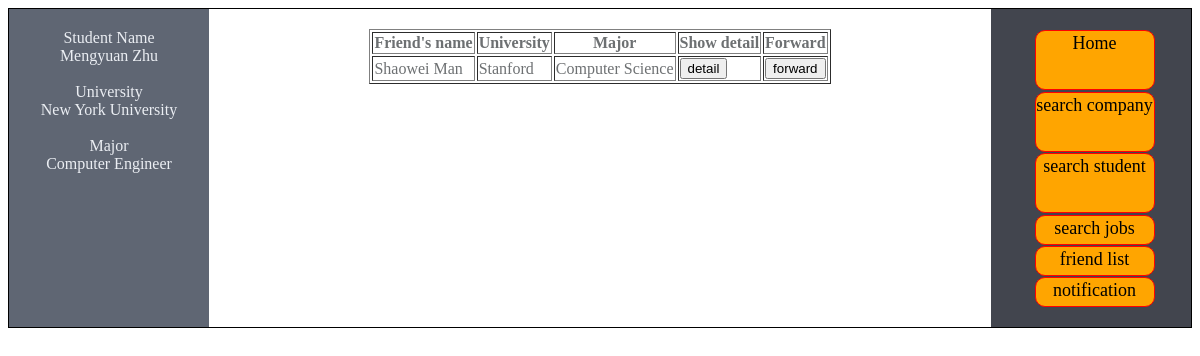
Page /fowardjob.php?sid=mz1893 on the committed database.
### tables this page shows
CREATE TABLE `Student` (
  `sid` VARCHAR(10) NOT NULL,
  `sname` VARCHAR(20) NOT NULL,
  `spassword` VARCHAR(45) NOT NULL,
  `gpa` VARCHAR(10) NULL,
  `university` VARCHAR(25) NULL,
  `major` VARCHAR(25) NULL,
  `phone` VARCHAR(15) NULL,
  `email` VARCHAR(45) NULL,
  `interests` VARCHAR(1000) NULL,
 `qualification` VARCHAR(1000) NULL,
  `resume` VARCHAR(1000) NULL,
  `security` ENUM('allow', 'not allow')  NULL,
  PRIMARY KEY (`sid`));

### JobsDB.php (called while the page is built, shortened)
<?php
function dbopen ()
{
	$mysqli = mysqli_connect(DB_HOST,DB_USER,DB_PASS,DB_NAME);
	return $mysqli;
}
function isforward($uid,$fid,$jid)
{
	$con=dbopen();
	$sql6="select * from forward where sender='$uid' and jid ='$jid' and receiver='$fid' ";
	$result= mysqli_query($con,$sql6);
	$count=mysqli_num_rows($result);
	return $count;
}
?>

### fowardjob.php (the view, shortened to what this page needs)
<?php
include 'JobsDB.php';
$con = dbopen();
$uid = $_GET['sid'];
$jid = $_GET['jid'];
$query = "SELECT * FROM student where sid='$uid' ";
$result = mysqli_query($con, $query);
$query1 = "SELECT sid, sname,university,major
FROM student
where sid IN
(
SELECT fid
FROM student as S, friend as F
where S.sid=F.sid and S.sid='$uid' and fstatus='accepted'
)";
$result1 = mysqli_query($con, $query1);
?>
<!DOCTYPE html>
<head>
  <link rel="stylesheet" href="companystyle.css">
</head>
<body>
 <div class = "wrap" align="center">
   <div class = "left">
<?php
  if (mysqli_num_rows($result) > 0) {
    while($row = mysqli_fetch_assoc($result)) {
      echo "Student Name"."<br>";
      echo "<div>" . htmlspecialchars($row['sname']) . "</div>" . "<br>";
      echo "University"."<br>";
      echo "<div>" . htmlspecialchars($row['university']) . "</div>"."<br>";
      echo "Major"."<br>";
      echo "<div>" . htmlspecialchars($row['major']) . "</div>" ."<br>";
    }
  } else{
    echo "not enough information";
  }
?>
   </div>
   <div class = "right">
    <a href="student.php?uid=<?php echo $uid ?> " style="text-decoration: none; color: black;">
    <div style="width: 120px;  height: 60px; background-color: orange; border: solid red 1px; border-radius: 10px; text-align: center; margin-top: 1%; margin-left: 5%;">
      <p style="font-size:18px; font-family: cursive; margin: 2px auto;">
      Home
      </p>
    </div>
  </a>
       <a href="searchcompany.php?sid=<?php echo $uid ?>" style="text-decoration: none; color: black;">
    <div style="width: 120px;  height: 60px; background-color: orange; border: solid red 1px; border-radius: 10px; text-align: center; margin-top: 1%; margin-left: 5%;">
      <p style="font-size:18px; font-family: cursive; margin: 2px auto;">
      search company
      </p>
    </div>
  </a>
    <a href="searchstudent.php?sid=<?php echo $uid ?>" style="text-decoration: none; color: black;">
    <div style="width: 120px;  height: 60px; background-color: orange; border: solid red 1px; border-radius: 10px; text-align: center; margin-top: 1%; margin-left: 5%;">
      <p style="font-size:18px; font-family: cursive; margin: 2px auto;">
      search student
      </p>
    </div>
  </a>
   <a href="searchjobs.php?sid=<?php echo $uid ?>" style="text-decoration: none; color: black;">
    <div style="width: 120px;  height: 30px; background-color: orange; border: solid red 1px; border-radius: 10px; text-align: center; margin-top: 1%; margin-left: 5%;">
      <p style="font-size:18px; font-family: cursive; margin: 2px auto;">
      search jobs
      </p>
    </div>
  </a>
    <a href="friendlist.php?sid=<?php echo $uid ?>" style="text-decoration: none; color: black;">
    <div style="width: 120px;  height: 30px; background-color: orange; border: solid red 1px; border-radius: 10px; text-align: center; margin-top: 1%; margin-left: 5%;">
      <p style="font-size:18px; font-family: cursive; margin: 2px auto;">
      friend list
      </p>
    </div>
  </a>
  <a href="notification.php?sid=<?php echo $uid ?>" style="text-decoration: none; color: black;">
    <div style="width: 120px;  height: 30px; background-color: orange; border: solid red 1px; border-radius: 10px; text-align: center; margin-top: 1%; margin-left: 5%;">
      <p style="font-size:18px; font-family: cursive; margin: 2px auto;">
      notification
      </p>
    </div>
  </a>
   </div>
   <div class = "middle">
<?php
     if (mysqli_num_rows($result1) > 0) {
        echo "<table border='1'>
        <tr>
        <th>Friend's name </th>
        <th>University</th>
        <th>Major</th>
        <th>Show detail</th>
        <th>Forward</th>
        </tr>";
    while($row = mysqli_fetch_assoc($result1)){
              $fid=$row['sid'];
              echo "<tr>";
               echo "<td>" . htmlspecialchars($row['sname']) . "</td>";
               echo "<td>" . htmlspecialchars($row['university']) . "</td>";
               echo "<td>" . htmlspecialchars($row['major']) . "</td>";
               echo "<td>"."<a href='frienddetail.php?sid=$uid&fid=$fid'>"."<button type='submit'>"."detail"."<value='detail'>"."</button>"."</a>"."</td>";
                $count=isforward($uid,$fid,$jid);
               if($count==0){
               echo "<td>"."<a href='fowardjobupdate.php?sid=$uid&fid=$fid&jid=$jid'>"."<button type='submit'>"."forward"."<value='forward'>"."</button>"."</a>"."</td>";
             }
             else
              {
                echo "<td>forwarded</td>";
              }
               echo "</tr>";
    }
  echo "</table>";
}
else {
    echo "no friends";
}
?>
   </div>
 </div>
</body>
</html>

### companystyle.css (style rules this page uses)
* { box-sizing: border-box; }
.wrap { border: 1px solid; overflow : auto; position: relative; width: 100%; height: 100%; }
.left { width: 200px; float: left; color: #ebeef3; padding: 20px 30px; }
.left:after { content: ''; position: absolute; width: 200px; background: #5f6673; left: 0; top: 0; bottom: 0; z-index: -1; }
.middle { margin-left: 200px; margin-right: 200px; padding: 20px 30px; color: #6d7072; }
.middle:after { content:''; position: absolute; top: 0; bottom: 0; left: 200px; right: 200px; z-index: -1; background: #fff; }
.right { width: 200px; float: right; color: #ebeef3; padding: 20px 30px; }
.right:before { content:''; position: absolute; width: 200px; background-color: #42454e; top:0; right:0; bottom:0; z-index: -1; }

### rows in the picture
student: sname "Mengyuan Zhu", university "New York University", major "Computer Engineer"
student: sname "Shaowei Man", university "Stanford", major "Computer Science"
